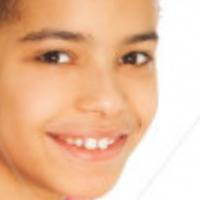
#> input picture data/crop_part1/10_0_1_20170110220523360.jpg.chip.jpg, 200 x 200 px; its folder holds only this picture in this run
$ jupyter execute --allow-errors nose-model-training.ipynb
#> lines starting #> are read from the running program, lines starting #| are printed output that depends on the picture
[cell 1]
import os
import cv2
import pandas as pd
from PIL import Image

[cell 2]
nose_cascade = cv2.CascadeClassifier('haarcascade_mcs_nose.xml')

[cell 3]
noses = []
ages = []

for i in os.listdir('data/crop_part1/')[0:8000]:
    split = i.split('_')
    ages.append(int(split[0]))

    img = cv2.imread('data/crop_part1/' + i)
#> img is the input picture: shape (200, 200, 3); mean B, G, R 158, 189.9, 234.3
    gray = cv2.cvtColor(img, cv2.COLOR_BGR2GRAY)
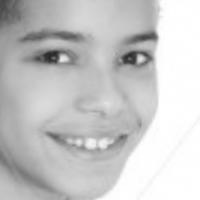
#> gray: shape (200, 200); min 37, max 255, mean 199.6

    noses_rect = nose_cascade.detectMultiScale(gray, 1.3, 5)
#> noses_rect = [[88, 90, 44, 37]]

    if len(noses_rect) > 0:
        x, y, w, h = noses_rect[0]
#> x = 88; y = 90; w = 44; h = 37
        nose_img = img[y:y+h, x:x+w]
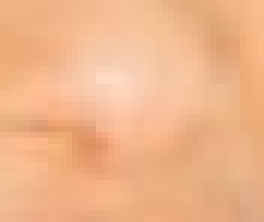
#> nose_img: shape (37, 44, 3) (shown 6 times larger); mean B, G, R 138.6, 181.1, 239.8

        noses.append(Image.fromarray(cv2.cvtColor(nose_img, cv2.COLOR_BGR2RGB)))
    else:
        noses.append(None)

[cell 4]
noses = pd.Series(noses, name='Noses')
ages = pd.Series(ages, name='Ages')

df = pd.concat([noses, ages], axis=1)
#> df = table of 1 rows and 2 columns

df
#> Out = table of 1 rows and 2 columns

$ run again, on data/crop_part1/12_1_0_20170109212505669.jpg.chip.jpg
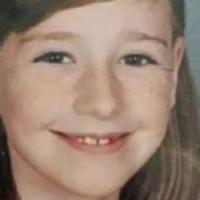
#> input picture data/crop_part1/12_1_0_20170109212505669.jpg.chip.jpg, 200 x 200 px
#> img is the input picture: shape (200, 200, 3); mean B, G, R 115.4, 131.2, 155.4
#> `gray = cv2.cvtColor(img, cv2.COLOR_BGR2GRAY)`:
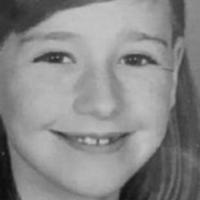
#> gray: shape (200, 200); min 12, max 200, mean 136.6
#> noses_rect = [[74, 86, 55, 46]]
#> x = 74; y = 86; w = 55; h = 46
#> df = table of 1 rows and 2 columns

$ run again, on data/crop_part1/13_1_0_20170109201615837.jpg.chip.jpg
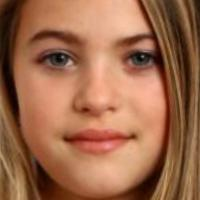
#> input picture data/crop_part1/13_1_0_20170109201615837.jpg.chip.jpg, 200 x 200 px
#> img is the input picture: shape (200, 200, 3); mean B, G, R 75.3, 104.8, 157.4
#> `gray = cv2.cvtColor(img, cv2.COLOR_BGR2GRAY)`:
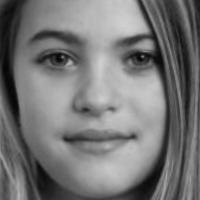
#> gray: shape (200, 200); min 0, max 209, mean 117.2
#> noses_rect = [[67, 81, 55, 46]]
#> x = 67; y = 81; w = 55; h = 46
#> df = table of 1 rows and 2 columns

$ run again, on data/crop_part1/14_0_0_20170102234323550.jpg.chip.jpg
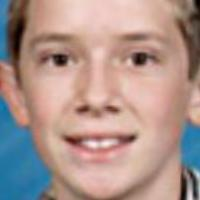
#> input picture data/crop_part1/14_0_0_20170102234323550.jpg.chip.jpg, 200 x 200 px
#> img is the input picture: shape (200, 200, 3); mean B, G, R 140.4, 147.3, 171.9
#> `gray = cv2.cvtColor(img, cv2.COLOR_BGR2GRAY)`:
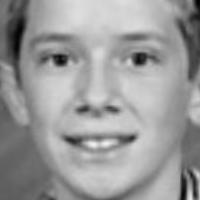
#> gray: shape (200, 200); min 2, max 240, mean 153.9
#> noses_rect = [[67, 78, 56, 47]]
#> x = 67; y = 78; w = 56; h = 47
#> df = table of 1 rows and 2 columns

$ run again, on data/crop_part1/10_1_0_20161220222001459.jpg.chip.jpg
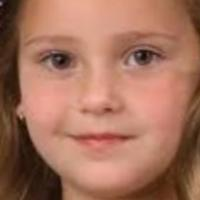
#> input picture data/crop_part1/10_1_0_20161220222001459.jpg.chip.jpg, 200 x 200 px
#> img is the input picture: shape (200, 200, 3); mean B, G, R 92.8, 113.2, 164.3
#> `gray = cv2.cvtColor(img, cv2.COLOR_BGR2GRAY)`:
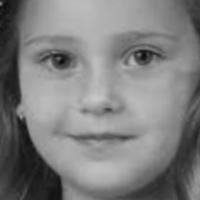
#> gray: shape (200, 200); min 10, max 201, mean 126.2
#> noses_rect = [[69, 81, 54, 45]]
#> x = 69; y = 81; w = 54; h = 45
#> df = table of 1 rows and 2 columns
